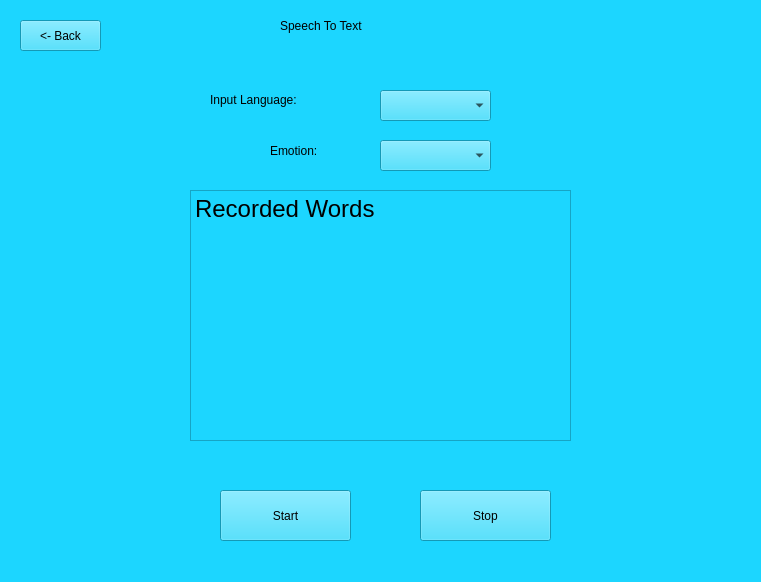
<?xml version="1.0" encoding="UTF-8"?>
<ui version="4.0">
 <class>hearingGui</class>
 <widget class="QWidget" name="hearingGui">
  <property name="geometry">
   <rect>
    <x>0</x>
    <y>0</y>
    <width>761</width>
    <height>582</height>
   </rect>
  </property>
  <property name="windowTitle">
   <string>hearingGui</string>
  </property>
  <property name="styleSheet">
   <string notr="true">background-color: rgb(253, 114, 81);
background-color: rgb(28, 214, 255);</string>
  </property>
  <widget class="QComboBox" name="comboBox">
   <property name="geometry">
    <rect>
     <x>380</x>
     <y>90</y>
     <width>111</width>
     <height>31</height>
    </rect>
   </property>
  </widget>
  <widget class="QLabel" name="label">
   <property name="geometry">
    <rect>
     <x>280</x>
     <y>10</y>
     <width>151</width>
     <height>31</height>
    </rect>
   </property>
   <property name="styleSheet">
    <string notr="true">font: 22pt &quot;.AppleSystemUIFont&quot;;</string>
   </property>
   <property name="text">
    <string>Speech To Text</string>
   </property>
  </widget>
  <widget class="QPushButton" name="pushButton">
   <property name="geometry">
    <rect>
     <x>220</x>
     <y>490</y>
     <width>131</width>
     <height>51</height>
    </rect>
   </property>
   <property name="text">
    <string>Start</string>
   </property>
  </widget>
  <widget class="QLabel" name="label_2">
   <property name="geometry">
    <rect>
     <x>210</x>
     <y>90</y>
     <width>131</width>
     <height>20</height>
    </rect>
   </property>
   <property name="styleSheet">
    <string notr="true">font: 18pt &quot;.AppleSystemUIFont&quot;;</string>
   </property>
   <property name="text">
    <string>Input Language:</string>
   </property>
  </widget>
  <widget class="QTextEdit" name="textEdit">
   <property name="geometry">
    <rect>
     <x>190</x>
     <y>190</y>
     <width>381</width>
     <height>251</height>
    </rect>
   </property>
   <property name="html">
    <string>&lt;!DOCTYPE HTML PUBLIC &quot;-//W3C//DTD HTML 4.0//EN&quot; &quot;http://www.w3.org/TR/REC-html40/strict.dtd&quot;&gt;
&lt;html&gt;&lt;head&gt;&lt;meta name=&quot;qrichtext&quot; content=&quot;1&quot; /&gt;&lt;style type=&quot;text/css&quot;&gt;
p, li { white-space: pre-wrap; }
&lt;/style&gt;&lt;/head&gt;&lt;body style=&quot; font-family:'.AppleSystemUIFont'; font-size:13pt; font-weight:400; font-style:normal;&quot;&gt;
&lt;p style=&quot; margin-top:0px; margin-bottom:0px; margin-left:0px; margin-right:0px; -qt-block-indent:0; text-indent:0px;&quot;&gt;&lt;span style=&quot; font-size:18pt;&quot;&gt;Recorded Words&lt;/span&gt;&lt;/p&gt;
&lt;p style=&quot;-qt-paragraph-type:empty; margin-top:0px; margin-bottom:0px; margin-left:0px; margin-right:0px; -qt-block-indent:0; text-indent:0px; font-size:18pt;&quot;&gt;&lt;br /&gt;&lt;/p&gt;
&lt;p style=&quot;-qt-paragraph-type:empty; margin-top:0px; margin-bottom:0px; margin-left:0px; margin-right:0px; -qt-block-indent:0; text-indent:0px; font-size:18pt;&quot;&gt;&lt;br /&gt;&lt;/p&gt;
&lt;p style=&quot;-qt-paragraph-type:empty; margin-top:0px; margin-bottom:0px; margin-left:0px; margin-right:0px; -qt-block-indent:0; text-indent:0px; font-size:18pt;&quot;&gt;&lt;br /&gt;&lt;/p&gt;&lt;/body&gt;&lt;/html&gt;</string>
   </property>
  </widget>
  <widget class="QPushButton" name="back">
   <property name="geometry">
    <rect>
     <x>20</x>
     <y>20</y>
     <width>81</width>
     <height>31</height>
    </rect>
   </property>
   <property name="text">
    <string>&lt;- Back</string>
   </property>
  </widget>
  <widget class="QComboBox" name="emotionBox">
   <property name="geometry">
    <rect>
     <x>380</x>
     <y>140</y>
     <width>111</width>
     <height>31</height>
    </rect>
   </property>
  </widget>
  <widget class="QLabel" name="label_3">
   <property name="geometry">
    <rect>
     <x>270</x>
     <y>140</y>
     <width>71</width>
     <height>21</height>
    </rect>
   </property>
   <property name="styleSheet">
    <string notr="true">font: 18pt &quot;.AppleSystemUIFont&quot;;</string>
   </property>
   <property name="text">
    <string>Emotion:</string>
   </property>
  </widget>
  <widget class="QPushButton" name="stop">
   <property name="geometry">
    <rect>
     <x>420</x>
     <y>490</y>
     <width>131</width>
     <height>51</height>
    </rect>
   </property>
   <property name="text">
    <string>Stop</string>
   </property>
  </widget>
 </widget>
 <resources/>
 <connections/>
</ui>
